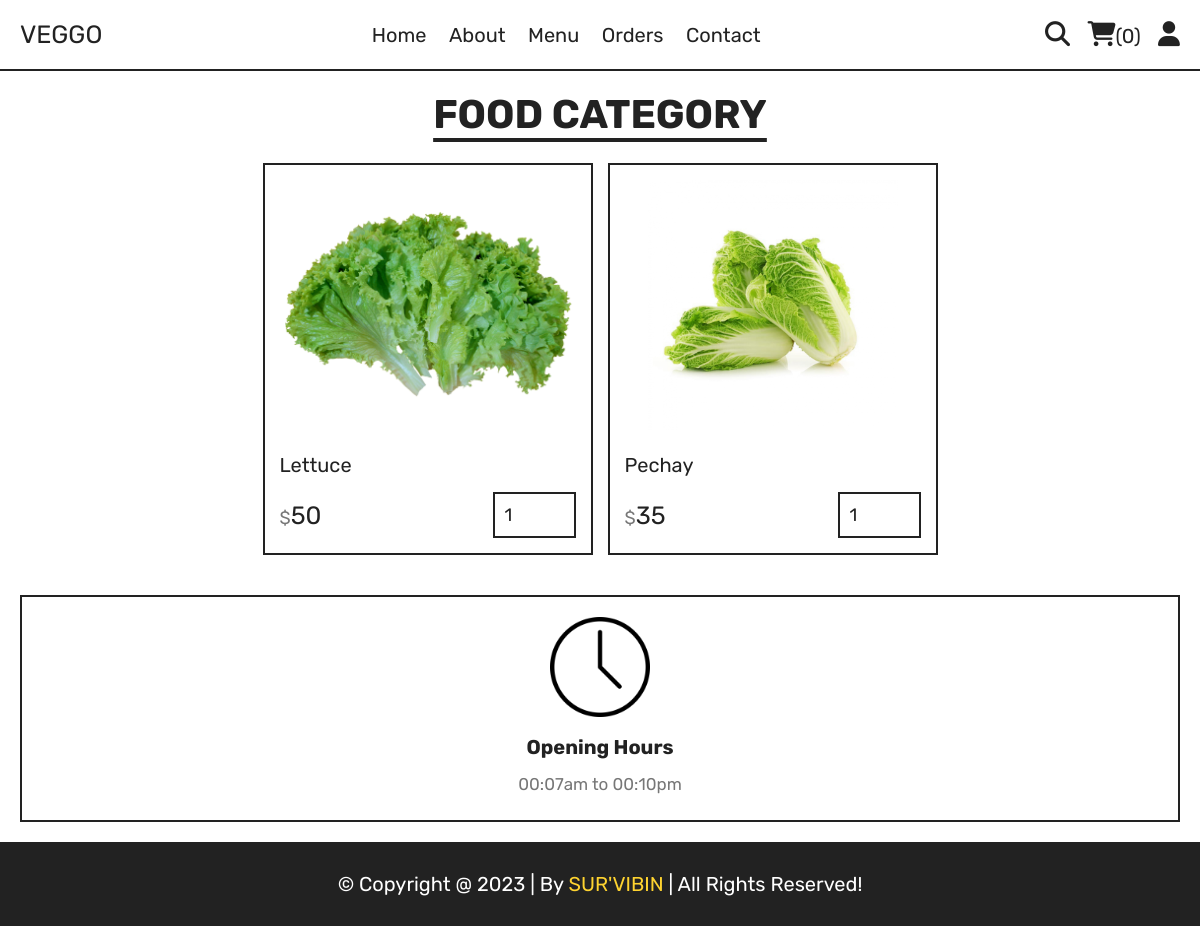
Page /category.php?category=leafy on the committed database.
### tables this page shows
CREATE TABLE `products` (
  `id` int(100) NOT NULL,
  `name` varchar(100) NOT NULL,
  `category` varchar(100) NOT NULL,
  `price` int(10) NOT NULL,
  `image` varchar(100) NOT NULL
);

### category.php (the view, shortened to what this page needs)
<?php
include 'components/connect.php';
?>
<!DOCTYPE html>
<html lang="en">
<head>
   <link rel="stylesheet" href="https://cdnjs.cloudflare.com/ajax/libs/font-awesome/6.1.1/css/all.min.css">
   <link rel="stylesheet" href="css/style.css">
</head>
<body>
<?php include 'components/user_header.php'; ?>
<section class="products">
   <h1 class="title">Food Category</h1>
   <div class="box-container">
      <?php
         $category = $_GET['category'];
         $select_products = $conn->prepare("SELECT * FROM `products` WHERE category = ?");
         $select_products->execute([$category]);
         if($select_products->rowCount() > 0){
            while($fetch_products = $select_products->fetch(PDO::FETCH_ASSOC)){
      ?>
      <form action="" method="post" class="box">
         <img src="uploaded_img/<?= $fetch_products['image']; ?>" alt="">
         <div class="name"><?= $fetch_products['name']; ?></div>
         <div class="flex">
            <div class="price"><span>$</span><?= $fetch_products['price']; ?></div>
            <input type="number" name="qty" class="qty" min="1" max="99" value="1" maxlength="2">
         </div>
      </form>
      <?php
            }
         }else{
            echo '<p class="empty">no products added yet!</p>';
         }
      ?>
   </div>
</section>
<?php include 'components/footer.php'; ?>
</body>
</html>

### css/style.css (style rules this page uses)
:root { --yellow:#fed330; --red:#e74c3c; --white:#fff; --black:#222; --light-color:#777; --border:.2rem solid var(--black); }
* { font-family: 'Rubik', sans-serif; margin:0; padding:0; box-sizing: border-box; outline: none; border: none; text-decoration: none; }
html { font-size: 62.5%; overflow-x: hidden; scroll-behavior: smooth; stop-opacity: 7rem; }
section { margin:0 auto; max-width: 1200px; padding:2rem; }
.title { text-align: center; margin-bottom: 2.5rem; font-size: 4rem; color:var(--black); text-transform: uppercase; text-decoration: underline; text-underline-offset: 1rem; }
.products .box-container { display: grid; grid-template-columns: repeat(auto-fit, 33rem); justify-content: center; align-items: flex-start; gap:1.5rem; }
.products .box-container .box { border:var(--border); padding:1.5rem; position: relative; overflow: hidden; }
.products .box-container .box img { height: 25rem; width: 100%; object-fit: contain; margin-bottom: 1rem; }
.products .box-container .box .name { font-size: 2rem; color:var(--black); margin:1rem 0; }
.products .box-container .box .flex { display: flex; align-items: center; gap:1rem; margin-top: 1.5rem; }
.products .box-container .box .flex .price { margin-right: auto; font-size: 2.5rem; color:var(--black); }
.products .box-container .box .flex .price span { color:var(--light-color); font-size: 1.8rem; }
.products .box-container .box .flex .qty { padding:1rem; border:var(--border); font-size: 1.8rem; color:var(--black); }

### rows in the picture
products: image (picture), name "Lettuce", price "50"
products: image (picture), name "Pechay", price "35"

### other values in the picture
$total_cart_items "0"
